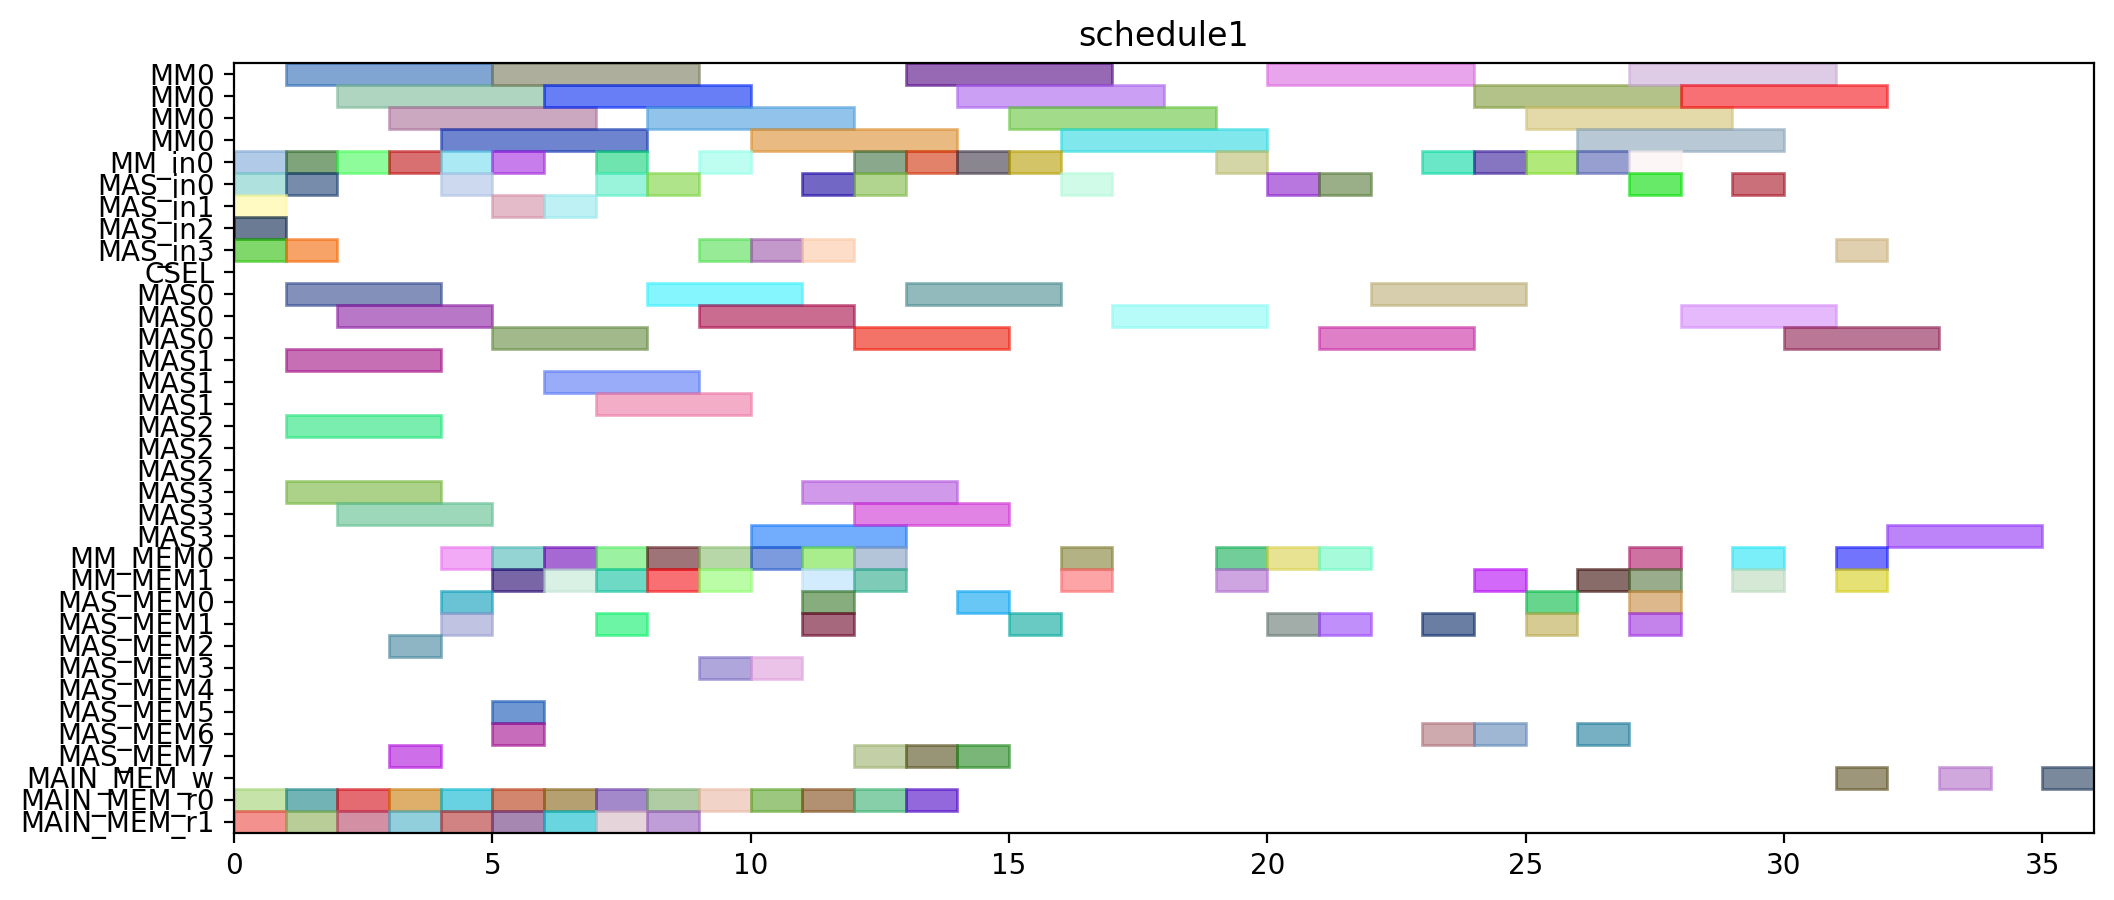

Generate this figure with Python:
from pyschedule import Scenario, solvers, plotters, alt


def solve():
	horizon = 114
	S = Scenario("schedule1", horizon=horizon)

	# resource
	MM = S.Resources('MM', num=1, size=4)
	MM_in = S.Resources('MM_in', num=1)
	MAS_in = S.Resources('MAS_in', num=4)
	CSEL = S.Resource('CSEL')
	MAS = S.Resources('MAS', num=4, size=3, periods=range(1, horizon))
	MM_MEM = S.Resources('MM_MEM', num=2)
	MAS_MEM = S.Resources('MAS_MEM', num=8)
	MAIN_MEM_w = S.Resource('MAIN_MEM_w', size=1)
	MAIN_MEM_r = S.Resources('MAIN_MEM_r', num=2)

	# result of previous scheduling
	t0_in = S.Task('t0_in', length=1, delay_cost=1)
	S += t0_in >= 0
	t0_in += MM_in[0]

	t13_mem0 = S.Task('t13_mem0', length=1, delay_cost=1)
	S += t13_mem0 >= 0
	t13_mem0 += MAIN_MEM_r[0]

	t13_mem1 = S.Task('t13_mem1', length=1, delay_cost=1)
	S += t13_mem1 >= 0
	t13_mem1 += MAIN_MEM_r[1]

	t14_in = S.Task('t14_in', length=1, delay_cost=1)
	S += t14_in >= 0
	t14_in += MAS_in[0]

	t3_in = S.Task('t3_in', length=1, delay_cost=1)
	S += t3_in >= 0
	t3_in += MAS_in[1]

	t4_in = S.Task('t4_in', length=1, delay_cost=1)
	S += t4_in >= 0
	t4_in += MAS_in[3]

	t9_in = S.Task('t9_in', length=1, delay_cost=1)
	S += t9_in >= 0
	t9_in += MAS_in[2]

	t0 = S.Task('t0', length=4, delay_cost=1)
	S += t0 >= 1
	t0 += MM[0]

	t13_in = S.Task('t13_in', length=1, delay_cost=1)
	S += t13_in >= 1
	t13_in += MAS_in[0]

	t14 = S.Task('t14', length=3, delay_cost=1)
	S += t14 >= 1
	t14 += MAS[0]

	t2_in = S.Task('t2_in', length=1, delay_cost=1)
	S += t2_in >= 1
	t2_in += MM_in[0]

	t3 = S.Task('t3', length=3, delay_cost=1)
	S += t3 >= 1
	t3 += MAS[1]

	t4 = S.Task('t4', length=3, delay_cost=1)
	S += t4 >= 1
	t4 += MAS[3]

	t8_in = S.Task('t8_in', length=1, delay_cost=1)
	S += t8_in >= 1
	t8_in += MAS_in[3]

	t9 = S.Task('t9', length=3, delay_cost=1)
	S += t9 >= 1
	t9 += MAS[2]

	t9_mem0 = S.Task('t9_mem0', length=1, delay_cost=1)
	S += t9_mem0 >= 1
	t9_mem0 += MAIN_MEM_r[0]

	t9_mem1 = S.Task('t9_mem1', length=1, delay_cost=1)
	S += t9_mem1 >= 1
	t9_mem1 += MAIN_MEM_r[1]

	t13 = S.Task('t13', length=3, delay_cost=1)
	S += t13 >= 2
	t13 += MAS[0]

	t14_mem1 = S.Task('t14_mem1', length=1, delay_cost=1)
	S += t14_mem1 >= 2
	t14_mem1 += MAIN_MEM_r[1]

	t1_in = S.Task('t1_in', length=1, delay_cost=1)
	S += t1_in >= 2
	t1_in += MM_in[0]

	t2 = S.Task('t2', length=4, delay_cost=1)
	S += t2 >= 2
	t2 += MM[0]

	t3_mem0 = S.Task('t3_mem0', length=1, delay_cost=1)
	S += t3_mem0 >= 2
	t3_mem0 += MAIN_MEM_r[0]

	t8 = S.Task('t8', length=3, delay_cost=1)
	S += t8 >= 2
	t8 += MAS[3]

	t1 = S.Task('t1', length=4, delay_cost=1)
	S += t1 >= 3
	t1 += MM[0]

	t19_mem0 = S.Task('t19_mem0', length=1, delay_cost=1)
	S += t19_mem0 >= 3
	t19_mem0 += MAIN_MEM_r[0]

	t2_mem1 = S.Task('t2_mem1', length=1, delay_cost=1)
	S += t2_mem1 >= 3
	t2_mem1 += MAIN_MEM_r[1]

	t5_in = S.Task('t5_in', length=1, delay_cost=1)
	S += t5_in >= 3
	t5_in += MM_in[0]

	t5_mem0 = S.Task('t5_mem0', length=1, delay_cost=1)
	S += t5_mem0 >= 3
	t5_mem0 += MAS_MEM[2]

	t5_mem1 = S.Task('t5_mem1', length=1, delay_cost=1)
	S += t5_mem1 >= 3
	t5_mem1 += MAS_MEM[7]

	t15_in = S.Task('t15_in', length=1, delay_cost=1)
	S += t15_in >= 4
	t15_in += MM_in[0]

	t15_mem0 = S.Task('t15_mem0', length=1, delay_cost=1)
	S += t15_mem0 >= 4
	t15_mem0 += MAS_MEM[0]

	t15_mem1 = S.Task('t15_mem1', length=1, delay_cost=1)
	S += t15_mem1 >= 4
	t15_mem1 += MAS_MEM[1]

	t24_in = S.Task('t24_in', length=1, delay_cost=1)
	S += t24_in >= 4
	t24_in += MAS_in[0]

	t24_mem0 = S.Task('t24_mem0', length=1, delay_cost=1)
	S += t24_mem0 >= 4
	t24_mem0 += MM_MEM[0]

	t30_mem0 = S.Task('t30_mem0', length=1, delay_cost=1)
	S += t30_mem0 >= 4
	t30_mem0 += MAIN_MEM_r[0]

	t4_mem1 = S.Task('t4_mem1', length=1, delay_cost=1)
	S += t4_mem1 >= 4
	t4_mem1 += MAIN_MEM_r[1]

	t5 = S.Task('t5', length=4, delay_cost=1)
	S += t5 >= 4
	t5 += MM[0]

	t10_in = S.Task('t10_in', length=1, delay_cost=1)
	S += t10_in >= 5
	t10_in += MM_in[0]

	t10_mem0 = S.Task('t10_mem0', length=1, delay_cost=1)
	S += t10_mem0 >= 5
	t10_mem0 += MAS_MEM[6]

	t10_mem1 = S.Task('t10_mem1', length=1, delay_cost=1)
	S += t10_mem1 >= 5
	t10_mem1 += MAS_MEM[5]

	t15 = S.Task('t15', length=4, delay_cost=1)
	S += t15 >= 5
	t15 += MM[0]

	t16_in = S.Task('t16_in', length=1, delay_cost=1)
	S += t16_in >= 5
	t16_in += MAS_in[1]

	t16_mem0 = S.Task('t16_mem0', length=1, delay_cost=1)
	S += t16_mem0 >= 5
	t16_mem0 += MM_MEM[0]

	t16_mem1 = S.Task('t16_mem1', length=1, delay_cost=1)
	S += t16_mem1 >= 5
	t16_mem1 += MM_MEM[1]

	t1_mem1 = S.Task('t1_mem1', length=1, delay_cost=1)
	S += t1_mem1 >= 5
	t1_mem1 += MAIN_MEM_r[1]

	t24 = S.Task('t24', length=3, delay_cost=1)
	S += t24 >= 5
	t24 += MAS[0]

	t27_mem0 = S.Task('t27_mem0', length=1, delay_cost=1)
	S += t27_mem0 >= 5
	t27_mem0 += MAIN_MEM_r[0]

	t10 = S.Task('t10', length=4, delay_cost=1)
	S += t10 >= 6
	t10 += MM[0]

	t11_in = S.Task('t11_in', length=1, delay_cost=1)
	S += t11_in >= 6
	t11_in += MAS_in[1]

	t11_mem0 = S.Task('t11_mem0', length=1, delay_cost=1)
	S += t11_mem0 >= 6
	t11_mem0 += MM_MEM[0]

	t11_mem1 = S.Task('t11_mem1', length=1, delay_cost=1)
	S += t11_mem1 >= 6
	t11_mem1 += MM_MEM[1]

	t16 = S.Task('t16', length=3, delay_cost=1)
	S += t16 >= 6
	t16 += MAS[1]

	t2_mem0 = S.Task('t2_mem0', length=1, delay_cost=1)
	S += t2_mem0 >= 6
	t2_mem0 += MAIN_MEM_r[0]

	t8_mem1 = S.Task('t8_mem1', length=1, delay_cost=1)
	S += t8_mem1 >= 6
	t8_mem1 += MAIN_MEM_r[1]

	t0_mem1 = S.Task('t0_mem1', length=1, delay_cost=1)
	S += t0_mem1 >= 7
	t0_mem1 += MAIN_MEM_r[1]

	t11 = S.Task('t11', length=3, delay_cost=1)
	S += t11 >= 7
	t11 += MAS[1]

	t25_in = S.Task('t25_in', length=1, delay_cost=1)
	S += t25_in >= 7
	t25_in += MAS_in[0]

	t25_mem0 = S.Task('t25_mem0', length=1, delay_cost=1)
	S += t25_mem0 >= 7
	t25_mem0 += MM_MEM[0]

	t25_mem1 = S.Task('t25_mem1', length=1, delay_cost=1)
	S += t25_mem1 >= 7
	t25_mem1 += MAS_MEM[1]

	t26_in = S.Task('t26_in', length=1, delay_cost=1)
	S += t26_in >= 7
	t26_in += MM_in[0]

	t26_mem1 = S.Task('t26_mem1', length=1, delay_cost=1)
	S += t26_mem1 >= 7
	t26_mem1 += MM_MEM[1]

	t8_mem0 = S.Task('t8_mem0', length=1, delay_cost=1)
	S += t8_mem0 >= 7
	t8_mem0 += MAIN_MEM_r[0]

	t25 = S.Task('t25', length=3, delay_cost=1)
	S += t25 >= 8
	t25 += MAS[0]

	t26 = S.Task('t26', length=4, delay_cost=1)
	S += t26 >= 8
	t26 += MM[0]

	t26_mem0 = S.Task('t26_mem0', length=1, delay_cost=1)
	S += t26_mem0 >= 8
	t26_mem0 += MAIN_MEM_r[0]

	t3_mem1 = S.Task('t3_mem1', length=1, delay_cost=1)
	S += t3_mem1 >= 8
	t3_mem1 += MAIN_MEM_r[1]

	t6_in = S.Task('t6_in', length=1, delay_cost=1)
	S += t6_in >= 8
	t6_in += MAS_in[0]

	t6_mem0 = S.Task('t6_mem0', length=1, delay_cost=1)
	S += t6_mem0 >= 8
	t6_mem0 += MM_MEM[0]

	t6_mem1 = S.Task('t6_mem1', length=1, delay_cost=1)
	S += t6_mem1 >= 8
	t6_mem1 += MM_MEM[1]

	t12_in = S.Task('t12_in', length=1, delay_cost=1)
	S += t12_in >= 9
	t12_in += MAS_in[3]

	t12_mem0 = S.Task('t12_mem0', length=1, delay_cost=1)
	S += t12_mem0 >= 9
	t12_mem0 += MM_MEM[0]

	t12_mem1 = S.Task('t12_mem1', length=1, delay_cost=1)
	S += t12_mem1 >= 9
	t12_mem1 += MAS_MEM[3]

	t19_in = S.Task('t19_in', length=1, delay_cost=1)
	S += t19_in >= 9
	t19_in += MM_in[0]

	t19_mem1 = S.Task('t19_mem1', length=1, delay_cost=1)
	S += t19_mem1 >= 9
	t19_mem1 += MM_MEM[1]

	t1_mem0 = S.Task('t1_mem0', length=1, delay_cost=1)
	S += t1_mem0 >= 9
	t1_mem0 += MAIN_MEM_r[0]

	t6 = S.Task('t6', length=3, delay_cost=1)
	S += t6 >= 9
	t6 += MAS[0]

	t12 = S.Task('t12', length=3, delay_cost=1)
	S += t12 >= 10
	t12 += MAS[3]

	t14_mem0 = S.Task('t14_mem0', length=1, delay_cost=1)
	S += t14_mem0 >= 10
	t14_mem0 += MAIN_MEM_r[0]

	t17_in = S.Task('t17_in', length=1, delay_cost=1)
	S += t17_in >= 10
	t17_in += MAS_in[3]

	t17_mem0 = S.Task('t17_mem0', length=1, delay_cost=1)
	S += t17_mem0 >= 10
	t17_mem0 += MM_MEM[0]

	t17_mem1 = S.Task('t17_mem1', length=1, delay_cost=1)
	S += t17_mem1 >= 10
	t17_mem1 += MAS_MEM[3]

	t19 = S.Task('t19', length=4, delay_cost=1)
	S += t19 >= 10
	t19 += MM[0]

	t17 = S.Task('t17', length=3, delay_cost=1)
	S += t17 >= 11
	t17 += MAS[3]

	t18_mem0 = S.Task('t18_mem0', length=1, delay_cost=1)
	S += t18_mem0 >= 11
	t18_mem0 += MAIN_MEM_r[0]

	t28_in = S.Task('t28_in', length=1, delay_cost=1)
	S += t28_in >= 11
	t28_in += MAS_in[3]

	t28_mem0 = S.Task('t28_mem0', length=1, delay_cost=1)
	S += t28_mem0 >= 11
	t28_mem0 += MAS_MEM[0]

	t28_mem1 = S.Task('t28_mem1', length=1, delay_cost=1)
	S += t28_mem1 >= 11
	t28_mem1 += MM_MEM[1]

	t7_in = S.Task('t7_in', length=1, delay_cost=1)
	S += t7_in >= 11
	t7_in += MAS_in[0]

	t7_mem0 = S.Task('t7_mem0', length=1, delay_cost=1)
	S += t7_mem0 >= 11
	t7_mem0 += MM_MEM[0]

	t7_mem1 = S.Task('t7_mem1', length=1, delay_cost=1)
	S += t7_mem1 >= 11
	t7_mem1 += MAS_MEM[1]

	t18_in = S.Task('t18_in', length=1, delay_cost=1)
	S += t18_in >= 12
	t18_in += MM_in[0]

	t18_mem1 = S.Task('t18_mem1', length=1, delay_cost=1)
	S += t18_mem1 >= 12
	t18_mem1 += MAS_MEM[7]

	t28 = S.Task('t28', length=3, delay_cost=1)
	S += t28 >= 12
	t28 += MAS[3]

	t29_in = S.Task('t29_in', length=1, delay_cost=1)
	S += t29_in >= 12
	t29_in += MAS_in[0]

	t29_mem0 = S.Task('t29_mem0', length=1, delay_cost=1)
	S += t29_mem0 >= 12
	t29_mem0 += MM_MEM[0]

	t29_mem1 = S.Task('t29_mem1', length=1, delay_cost=1)
	S += t29_mem1 >= 12
	t29_mem1 += MM_MEM[1]

	t4_mem0 = S.Task('t4_mem0', length=1, delay_cost=1)
	S += t4_mem0 >= 12
	t4_mem0 += MAIN_MEM_r[0]

	t7 = S.Task('t7', length=3, delay_cost=1)
	S += t7 >= 12
	t7 += MAS[0]

	t0_mem0 = S.Task('t0_mem0', length=1, delay_cost=1)
	S += t0_mem0 >= 13
	t0_mem0 += MAIN_MEM_r[0]

	t18 = S.Task('t18', length=4, delay_cost=1)
	S += t18 >= 13
	t18 += MM[0]

	t27_in = S.Task('t27_in', length=1, delay_cost=1)
	S += t27_in >= 13
	t27_in += MM_in[0]

	t27_mem1 = S.Task('t27_mem1', length=1, delay_cost=1)
	S += t27_mem1 >= 13
	t27_mem1 += MAS_MEM[7]

	t29 = S.Task('t29', length=3, delay_cost=1)
	S += t29 >= 13
	t29 += MAS[0]

	t27 = S.Task('t27', length=4, delay_cost=1)
	S += t27 >= 14
	t27 += MM[0]

	t35_in = S.Task('t35_in', length=1, delay_cost=1)
	S += t35_in >= 14
	t35_in += MM_in[0]

	t35_mem0 = S.Task('t35_mem0', length=1, delay_cost=1)
	S += t35_mem0 >= 14
	t35_mem0 += MAS_MEM[0]

	t35_mem1 = S.Task('t35_mem1', length=1, delay_cost=1)
	S += t35_mem1 >= 14
	t35_mem1 += MAS_MEM[7]

	t30_in = S.Task('t30_in', length=1, delay_cost=1)
	S += t30_in >= 15
	t30_in += MM_in[0]

	t30_mem1 = S.Task('t30_mem1', length=1, delay_cost=1)
	S += t30_mem1 >= 15
	t30_mem1 += MAS_MEM[1]

	t35 = S.Task('t35', length=4, delay_cost=1)
	S += t35 >= 15
	t35 += MM[0]

	t20_in = S.Task('t20_in', length=1, delay_cost=1)
	S += t20_in >= 16
	t20_in += MAS_in[0]

	t20_mem0 = S.Task('t20_mem0', length=1, delay_cost=1)
	S += t20_mem0 >= 16
	t20_mem0 += MM_MEM[0]

	t20_mem1 = S.Task('t20_mem1', length=1, delay_cost=1)
	S += t20_mem1 >= 16
	t20_mem1 += MM_MEM[1]

	t30 = S.Task('t30', length=4, delay_cost=1)
	S += t30 >= 16
	t30 += MM[0]

	t20 = S.Task('t20', length=3, delay_cost=1)
	S += t20 >= 17
	t20 += MAS[0]

	t31_in = S.Task('t31_in', length=1, delay_cost=1)
	S += t31_in >= 19
	t31_in += MM_in[0]

	t31_mem0 = S.Task('t31_mem0', length=1, delay_cost=1)
	S += t31_mem0 >= 19
	t31_mem0 += MM_MEM[0]

	t31_mem1 = S.Task('t31_mem1', length=1, delay_cost=1)
	S += t31_mem1 >= 19
	t31_mem1 += MM_MEM[1]

	t31 = S.Task('t31', length=4, delay_cost=1)
	S += t31 >= 20
	t31 += MM[0]


	# new tasks
	t21 = S.Task('t21', length=3, delay_cost=1)
	t21 += alt(MAS)
	t21_in = S.Task('t21_in', length=1, delay_cost=1)
	t21_in += alt(MAS_in)
	S += t21_in*MAS_in[0]<=t21*MAS[0]

	S += t21_in*MAS_in[1]<=t21*MAS[1]

	S += t21_in*MAS_in[2]<=t21*MAS[2]

	S += t21_in*MAS_in[3]<=t21*MAS[3]

	t21_mem0 = S.Task('t21_mem0', length=1, delay_cost=1)
	t21_mem0 += MM_MEM[0]
	S += 6 < t21_mem0
	S += t21_mem0 <= t21

	t21_mem1 = S.Task('t21_mem1', length=1, delay_cost=1)
	t21_mem1 += MAS_MEM[1]
	S += 19 < t21_mem1
	S += t21_mem1 <= t21

	t22 = S.Task('t22', length=3, delay_cost=1)
	t22 += alt(MAS)
	t22_in = S.Task('t22_in', length=1, delay_cost=1)
	t22_in += alt(MAS_in)
	S += t22_in*MAS_in[0]<=t22*MAS[0]

	S += t22_in*MAS_in[1]<=t22*MAS[1]

	S += t22_in*MAS_in[2]<=t22*MAS[2]

	S += t22_in*MAS_in[3]<=t22*MAS[3]

	t22_mem0 = S.Task('t22_mem0', length=1, delay_cost=1)
	t22_mem0 += MM_MEM[0]
	S += 6 < t22_mem0
	S += t22_mem0 <= t22

	t22_mem1 = S.Task('t22_mem1', length=1, delay_cost=1)
	t22_mem1 += MAS_MEM[1]
	S += 19 < t22_mem1
	S += t22_mem1 <= t22

	t32 = S.Task('t32', length=4, delay_cost=1)
	t32 += alt(MM)
	t32_in = S.Task('t32_in', length=1, delay_cost=1)
	t32_in += alt(MM_in)
	S += t32_in*MM_in[0]<=t32*MM[0]

	t32_mem0 = S.Task('t32_mem0', length=1, delay_cost=1)
	t32_mem0 += MAS_MEM[6]
	S += 14 < t32_mem0
	S += t32_mem0 <= t32

	t32_mem1 = S.Task('t32_mem1', length=1, delay_cost=1)
	t32_mem1 += MM_MEM[1]
	S += 23 < t32_mem1
	S += t32_mem1 <= t32

	t33 = S.Task('t33', length=4, delay_cost=1)
	t33 += alt(MM)
	t33_in = S.Task('t33_in', length=1, delay_cost=1)
	t33_in += alt(MM_in)
	S += t33_in*MM_in[0]<=t33*MM[0]

	t33_mem0 = S.Task('t33_mem0', length=1, delay_cost=1)
	t33_mem0 += MAS_MEM[6]
	S += 13 < t33_mem0
	S += t33_mem0 <= t33

	t33_mem1 = S.Task('t33_mem1', length=1, delay_cost=1)
	t33_mem1 += MM_MEM[1]
	S += 23 < t33_mem1
	S += t33_mem1 <= t33

	t23 = S.Task('t23', length=4, delay_cost=1)
	t23 += alt(MM)
	t23_in = S.Task('t23_in', length=1, delay_cost=1)
	t23_in += alt(MM_in)
	S += t23_in*MM_in[0]<=t23*MM[0]

	t23_mem0 = S.Task('t23_mem0', length=1, delay_cost=1)
	t23_mem0 += alt(MAS_MEM)
	S += (t21*MAS[0])-1 < t23_mem0*MAS_MEM[0]
	S += (t21*MAS[1])-1 < t23_mem0*MAS_MEM[2]
	S += (t21*MAS[2])-1 < t23_mem0*MAS_MEM[4]
	S += (t21*MAS[3])-1 < t23_mem0*MAS_MEM[6]
	S += t23_mem0 <= t23

	t23_mem1 = S.Task('t23_mem1', length=1, delay_cost=1)
	t23_mem1 += alt(MAS_MEM)
	S += (t22*MAS[0])-1 < t23_mem1*MAS_MEM[1]
	S += (t22*MAS[1])-1 < t23_mem1*MAS_MEM[3]
	S += (t22*MAS[2])-1 < t23_mem1*MAS_MEM[5]
	S += (t22*MAS[3])-1 < t23_mem1*MAS_MEM[7]
	S += t23_mem1 <= t23

	t34 = S.Task('t34', length=4, delay_cost=1)
	t34 += alt(MM)
	t34_in = S.Task('t34_in', length=1, delay_cost=1)
	t34_in += alt(MM_in)
	S += t34_in*MM_in[0]<=t34*MM[0]

	t34_mem0 = S.Task('t34_mem0', length=1, delay_cost=1)
	t34_mem0 += MAS_MEM[0]
	S += 14 < t34_mem0
	S += t34_mem0 <= t34

	t34_mem1 = S.Task('t34_mem1', length=1, delay_cost=1)
	t34_mem1 += alt(MAS_MEM)
	S += (t21*MAS[0])-1 < t34_mem1*MAS_MEM[1]
	S += (t21*MAS[1])-1 < t34_mem1*MAS_MEM[3]
	S += (t21*MAS[2])-1 < t34_mem1*MAS_MEM[5]
	S += (t21*MAS[3])-1 < t34_mem1*MAS_MEM[7]
	S += t34_mem1 <= t34

	t36 = S.Task('t36', length=4, delay_cost=1)
	t36 += alt(MM)
	t36_in = S.Task('t36_in', length=1, delay_cost=1)
	t36_in += alt(MM_in)
	S += t36_in*MM_in[0]<=t36*MM[0]

	t36_mem0 = S.Task('t36_mem0', length=1, delay_cost=1)
	t36_mem0 += MAS_MEM[6]
	S += 13 < t36_mem0
	S += t36_mem0 <= t36

	t36_mem1 = S.Task('t36_mem1', length=1, delay_cost=1)
	t36_mem1 += alt(MAS_MEM)
	S += (t22*MAS[0])-1 < t36_mem1*MAS_MEM[1]
	S += (t22*MAS[1])-1 < t36_mem1*MAS_MEM[3]
	S += (t22*MAS[2])-1 < t36_mem1*MAS_MEM[5]
	S += (t22*MAS[3])-1 < t36_mem1*MAS_MEM[7]
	S += t36_mem1 <= t36

	PY_new = S.Task('PY_new', length=3, delay_cost=1)
	PY_new += alt(MAS)
	PY_new_in = S.Task('PY_new_in', length=1, delay_cost=1)
	PY_new_in += alt(MAS_in)
	S += PY_new_in*MAS_in[0]<=PY_new*MAS[0]

	S += PY_new_in*MAS_in[1]<=PY_new*MAS[1]

	S += PY_new_in*MAS_in[2]<=PY_new*MAS[2]

	S += PY_new_in*MAS_in[3]<=PY_new*MAS[3]

	S += 0<PY_new

	PY_new_w = S.Task('PY_new_w', length=1, delay_cost=1)
	PY_new_w += alt(MAIN_MEM_w)
	S += PY_new <= PY_new_w

	PY_new_mem0 = S.Task('PY_new_mem0', length=1, delay_cost=1)
	PY_new_mem0 += alt(MM_MEM)
	S += (t23*MM[0])-1 < PY_new_mem0*MM_MEM[0]
	S += PY_new_mem0 <= PY_new

	PY_new_mem1 = S.Task('PY_new_mem1', length=1, delay_cost=1)
	PY_new_mem1 += alt(MM_MEM)
	S += (t32*MM[0])-1 < PY_new_mem1*MM_MEM[1]
	S += PY_new_mem1 <= PY_new

	PX_new = S.Task('PX_new', length=3, delay_cost=1)
	PX_new += alt(MAS)
	PX_new_in = S.Task('PX_new_in', length=1, delay_cost=1)
	PX_new_in += alt(MAS_in)
	S += PX_new_in*MAS_in[0]<=PX_new*MAS[0]

	S += PX_new_in*MAS_in[1]<=PX_new*MAS[1]

	S += PX_new_in*MAS_in[2]<=PX_new*MAS[2]

	S += PX_new_in*MAS_in[3]<=PX_new*MAS[3]

	S += 0<PX_new

	PX_new_w = S.Task('PX_new_w', length=1, delay_cost=1)
	PX_new_w += alt(MAIN_MEM_w)
	S += PX_new <= PX_new_w

	PX_new_mem0 = S.Task('PX_new_mem0', length=1, delay_cost=1)
	PX_new_mem0 += alt(MM_MEM)
	S += (t34*MM[0])-1 < PX_new_mem0*MM_MEM[0]
	S += PX_new_mem0 <= PX_new

	PX_new_mem1 = S.Task('PX_new_mem1', length=1, delay_cost=1)
	PX_new_mem1 += alt(MM_MEM)
	S += (t33*MM[0])-1 < PX_new_mem1*MM_MEM[1]
	S += PX_new_mem1 <= PX_new

	PZ_new = S.Task('PZ_new', length=3, delay_cost=1)
	PZ_new += alt(MAS)
	PZ_new_in = S.Task('PZ_new_in', length=1, delay_cost=1)
	PZ_new_in += alt(MAS_in)
	S += PZ_new_in*MAS_in[0]<=PZ_new*MAS[0]

	S += PZ_new_in*MAS_in[1]<=PZ_new*MAS[1]

	S += PZ_new_in*MAS_in[2]<=PZ_new*MAS[2]

	S += PZ_new_in*MAS_in[3]<=PZ_new*MAS[3]

	S += 0<PZ_new

	PZ_new_w = S.Task('PZ_new_w', length=1, delay_cost=1)
	PZ_new_w += alt(MAIN_MEM_w)
	S += PZ_new <= PZ_new_w

	PZ_new_mem0 = S.Task('PZ_new_mem0', length=1, delay_cost=1)
	PZ_new_mem0 += alt(MM_MEM)
	S += (t36*MM[0])-1 < PZ_new_mem0*MM_MEM[0]
	S += PZ_new_mem0 <= PZ_new

	PZ_new_mem1 = S.Task('PZ_new_mem1', length=1, delay_cost=1)
	PZ_new_mem1 += MM_MEM[1]
	S += 18 < PZ_new_mem1
	S += PZ_new_mem1 <= PZ_new

	solvers.mip.solve(S,msg=1,kind='CPLEX',ratio_gap=1.01)

	solution = [['hoge']*len(S.solution()[1]) for i in range(len(S.solution()))]
	for i in range(len(S.solution())):
		for j in range(len(S.solution()[i])):
			solution[i][j]=str(S.solution()[i][j])
	print(solution)

	cycles = int(solution[-1][3])

	pic_file_name = "/home/mfukuda/ABE/multiRAM_multiMAS_16mux/scheduling_result/stage4MM1_stage3MAS4/EP_ADD_A_ANY/schedule1.png"
	if(S.solution() != []):
		plotters.matplotlib.plot(S,img_filename=pic_file_name, show_task_labels=False, fig_size=(cycles*0.25+3, 5))

	return solution
